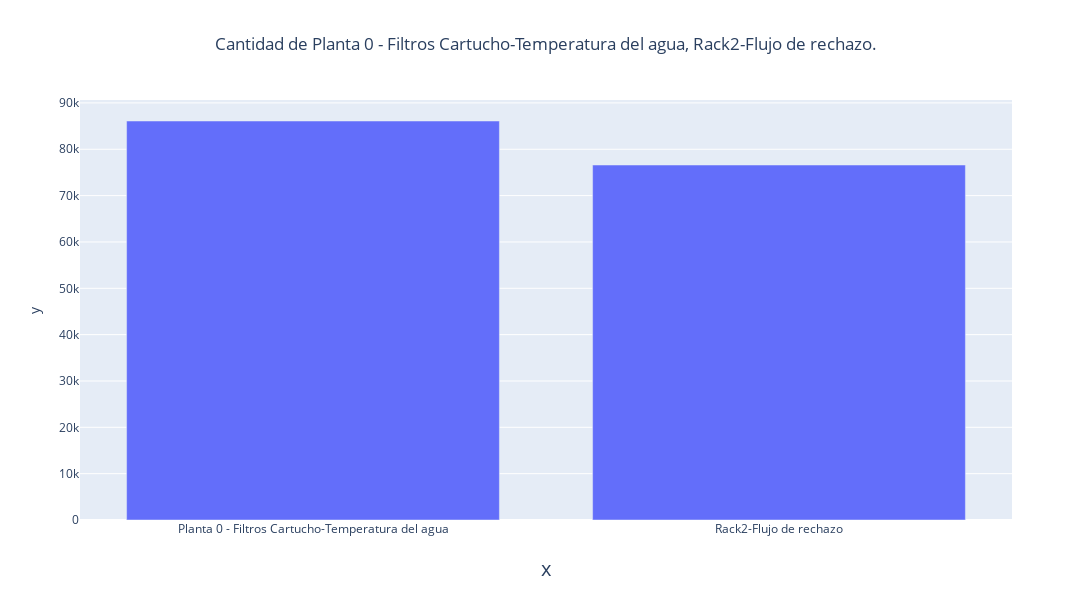

Source (notebook cell):
### Code cell
glauben_graphic.plotWithBar()

### Figure 1 — Plotly figure (JSON) as saved in the notebook; plotly's stock layout.template omitted (floating-point values rounded to 4 significant figures)
{"data": [{"alignmentgroup": "True", "hovertemplate": "x=%{x}<br>y=%{y}<extra></extra>", "legendgroup": "", "marker": {"color": "#636efa", "pattern": {"shape": ""}}, "name": "", "offsetgroup": "", "orientation": "v", "showlegend": false, "textposition": "auto", "type": "bar", "x": ["Planta 0 - Filtros Cartucho-Temperatura del agua", "Rack2-Flujo de rechazo"], "xaxis": "x", "y": [86101, 76605], "yaxis": "y"}], "layout": {"barmode": "relative", "height": 600, "legend": {"tracegroupgap": 0}, "title": {"text": "Cantidad de Planta 0 - Filtros Cartucho-Temperatura del agua, Rack2-Flujo de rechazo.", "x": 0.5}, "width": 1200, "xaxis": {"anchor": "y", "domain": [0, 1], "tickangle": 0, "title": {"font": {"size": 20}, "standoff": 25, "text": "x"}}, "yaxis": {"anchor": "x", "domain": [0, 1], "title": {"text": "y"}}}}
